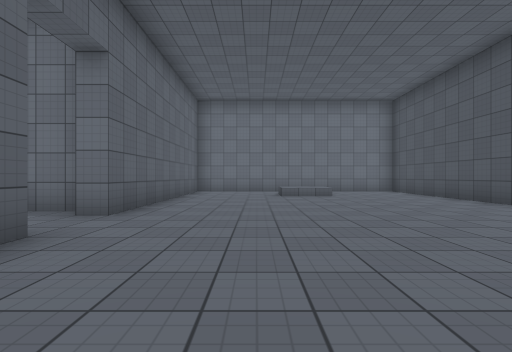
view 1 (above)

17 first-person views from a walk through a scene from a Unity 3-D project. The camera is 1.2 m above the floor, looks level and sees 85° across. The floor is counted in squares, 2 m on a side. Each view is taken from the middle of a square. On the plan, view 1 faces up. The plan holds only what a view shows up to about 9 squares ahead; the rest is blank. The place goes on beyond the plan. Surface patterns are stand-ins for the level's own textures.

view 2
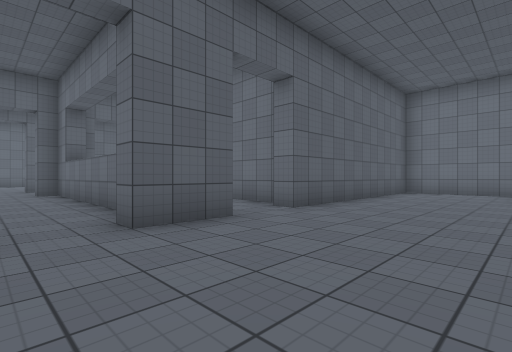

view 3
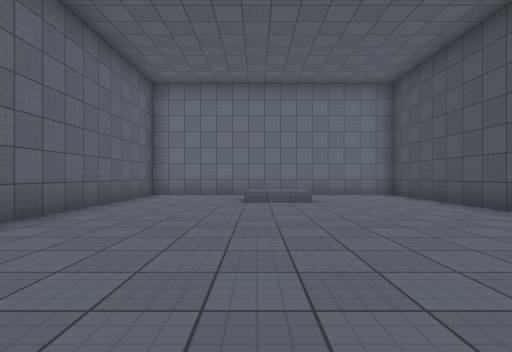

view 4
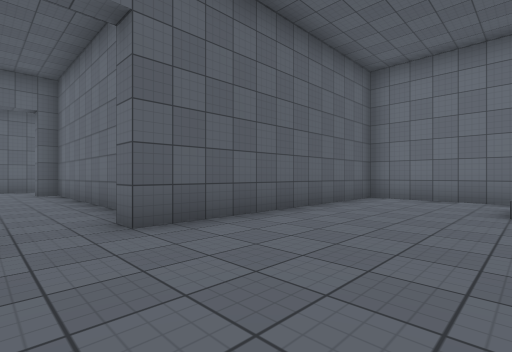

view 5
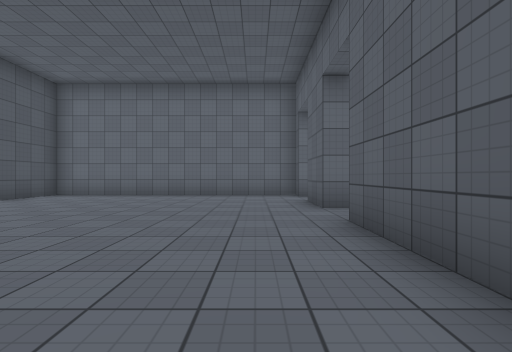

view 6
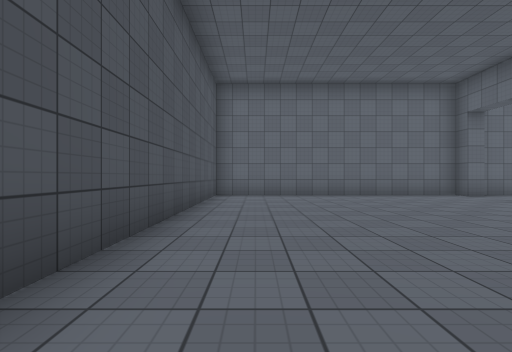

view 7
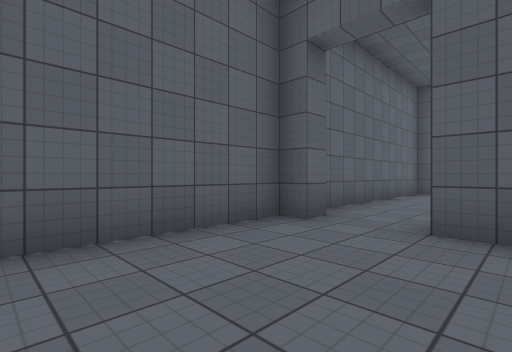

view 8
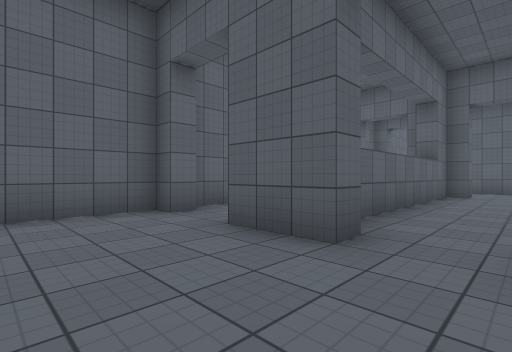

view 9
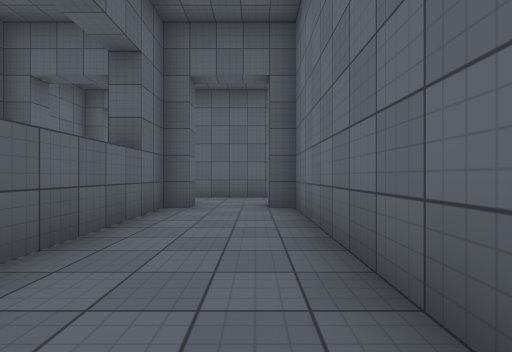

view 10
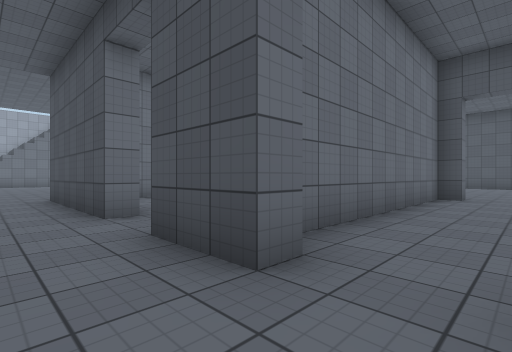

view 11
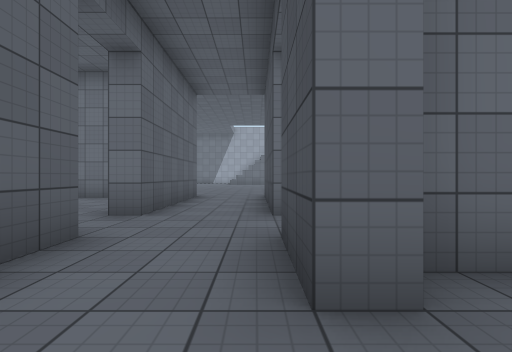

view 12
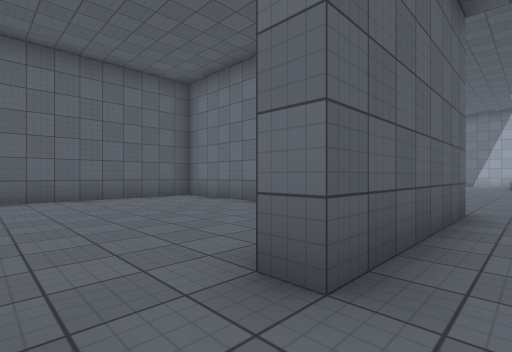

view 13
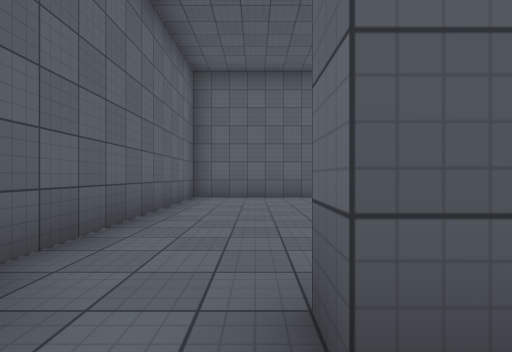

view 14
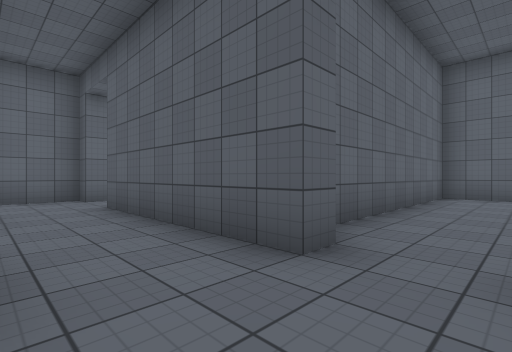

view 15
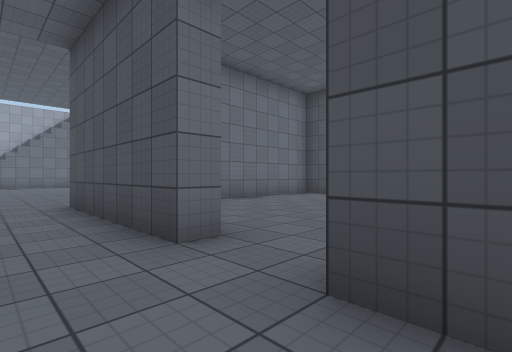

view 16
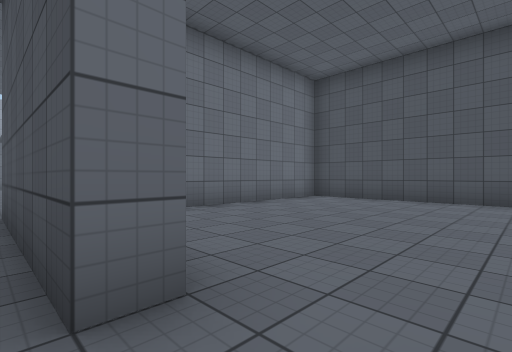

view 17
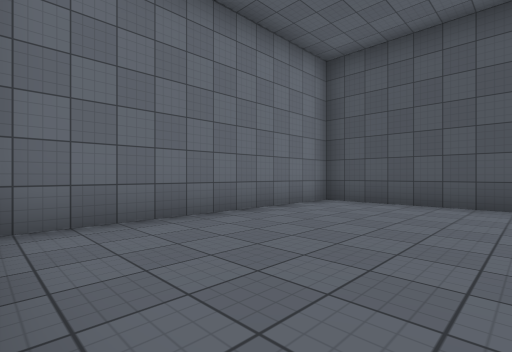

### Floor plan
Points are (right, up) in squares from view 1. A wall is a line through its corners. A room is listed if a view was taken in it or the views show most of it. See-through windows are left out.
Room 1 (views 1, 2, 3, 4, 5, 6, 7, 8, 9, 10, 11)
walls: (-2.8, 2.8) (-2.2, 2.8) (-2.2, 1.3) (-2.8, 1.3); (-4.3, 1.8) (-9.2, 1.8) (-9.2, 1.3) (-9.8, 1.3); (-2.8, -0.2) (-2.2, -0.2) (-2.2, -0.7) (5.2, -0.7) (5.2, 10.7) (-2.2, 10.7) (-2.2, 4.2) (-2.7, 4.2) (-2.7, 4.8) (-9.2, 4.8) (-9.2, 4.2) (-9.7, 4.2); (-9.8, 2.8) (-9.2, 2.8) (-9.2, 2.3) (-3.8, 2.3); (-9, -0.7) (-3, -0.7); (-11.7, 4.6) (-11.7, 1.2); (-12.3, -0.2) (-11.7, -0.2) (-11.7, -0.7) (-10.2, -0.7)
ways out: opening at (-10.5, 5) to room 2; opening at (-12, 0.5)
Room 2 (views 12, 13, 14, 15, 16, 17)
walls: (-9.3, 7.2) (-9.7, 7.2); (-9.7, 4.2) (-9.7, 5.7); (-2.7, 6.2) (-2.7, 10.7) (-8.9, 10.7); (-11.7, 5.8) (-11.7, 4.6)
ways out: opening at (-10.5, 5) to room 1; opening at (-12, 6.5) to room 3; opening at (-11, 8)
Room 3 (no view inside)
walls: (-14, 10.7) (-18.7, 10.7) (-18.7, 5.3) (-12.9, 5.3); (-11.7, 7.2) (-12.3, 7.2); (-12.3, 5.8) (-11.7, 5.8)
ways out: opening at (-12, 6.5) to room 2

Where each view was taken, in squares from view 1:
view 1: 0 up, 0 right, facing up
view 2: 0 up, 1 right, facing up-left
view 3: 2 up, 1 right, facing up
view 4: 3 up, 1 right, facing up-left
view 5: 8 up, 1 left, facing down
view 6: 8 up, 4 right, facing down
view 7: 2 up, 1 right, facing down-left
view 8: 4 up, 0 right, facing down-left
view 9: 4 up, 4 left, facing left
view 10: 3 up, 11 left, facing up-right
view 11: 3 up, 10 left, facing up
view 12: 6 up, 11 left, facing up-left
view 13: 7 up, 11 left, facing left
view 14: 7 up, 10 left, facing down-left
view 15: 5 up, 11 left, facing up-right
view 16: 6 up, 10 left, facing up-right
view 17: 7 up, 9 left, facing up-right
